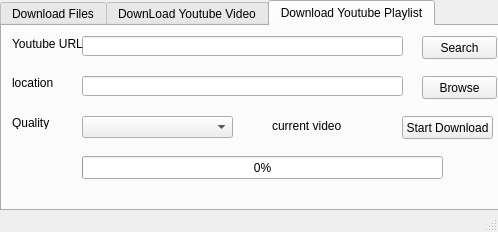
<?xml version="1.0" encoding="UTF-8"?>
<ui version="4.0">
 <class>MainWindow</class>
 <widget class="QMainWindow" name="MainWindow">
  <property name="geometry">
   <rect>
    <x>0</x>
    <y>0</y>
    <width>498</width>
    <height>232</height>
   </rect>
  </property>
  <property name="windowTitle">
   <string>MainWindow</string>
  </property>
  <property name="styleSheet">
   <string notr="true"/>
  </property>
  <widget class="QWidget" name="centralwidget">
   <widget class="QTabWidget" name="tabWidget">
    <property name="geometry">
     <rect>
      <x>0</x>
      <y>0</y>
      <width>501</width>
      <height>211</height>
     </rect>
    </property>
    <property name="styleSheet">
     <string notr="true">QWidget{qlineargradient(spread:repeat, x1:0.495, y1:1, x2:0.49, y2:0, stop:0 rgba(242, 21, 141, 255), stop:1 rgba(255, 255, 255, 255))
}
</string>
    </property>
    <property name="currentIndex">
     <number>2</number>
    </property>
    <widget class="QWidget" name="tab">
     <attribute name="title">
      <string>Download Files</string>
     </attribute>
     <widget class="QProgressBar" name="QProBar">
      <property name="geometry">
       <rect>
        <x>80</x>
        <y>90</y>
        <width>361</width>
        <height>23</height>
       </rect>
      </property>
      <property name="value">
       <number>0</number>
      </property>
     </widget>
     <widget class="QPushButton" name="QBtnStart">
      <property name="geometry">
       <rect>
        <x>150</x>
        <y>120</y>
        <width>121</width>
        <height>31</height>
       </rect>
      </property>
      <property name="text">
       <string>Start Download</string>
      </property>
     </widget>
     <widget class="QLabel" name="label">
      <property name="geometry">
       <rect>
        <x>10</x>
        <y>20</y>
        <width>47</width>
        <height>13</height>
       </rect>
      </property>
      <property name="text">
       <string>URL</string>
      </property>
     </widget>
     <widget class="QPushButton" name="QBtnBrs">
      <property name="geometry">
       <rect>
        <x>414</x>
        <y>60</y>
        <width>81</width>
        <height>31</height>
       </rect>
      </property>
      <property name="text">
       <string>Browse</string>
      </property>
     </widget>
     <widget class="QLabel" name="label_2">
      <property name="geometry">
       <rect>
        <x>10</x>
        <y>60</y>
        <width>47</width>
        <height>13</height>
       </rect>
      </property>
      <property name="text">
       <string>location</string>
      </property>
     </widget>
     <widget class="QLineEdit" name="QTxtUrl">
      <property name="geometry">
       <rect>
        <x>80</x>
        <y>20</y>
        <width>321</width>
        <height>20</height>
       </rect>
      </property>
     </widget>
     <widget class="QLineEdit" name="QTxtLoc">
      <property name="geometry">
       <rect>
        <x>80</x>
        <y>60</y>
        <width>321</width>
        <height>20</height>
       </rect>
      </property>
     </widget>
    </widget>
    <widget class="QWidget" name="tab_2">
     <attribute name="title">
      <string>DownLoad Youtube Video</string>
     </attribute>
     <widget class="QPushButton" name="QBtnStart_2">
      <property name="geometry">
       <rect>
        <x>310</x>
        <y>100</y>
        <width>91</width>
        <height>23</height>
       </rect>
      </property>
      <property name="text">
       <string>Start Download</string>
      </property>
     </widget>
     <widget class="QPushButton" name="QBtnBrs_2">
      <property name="geometry">
       <rect>
        <x>420</x>
        <y>60</y>
        <width>75</width>
        <height>23</height>
       </rect>
      </property>
      <property name="text">
       <string>Browse</string>
      </property>
     </widget>
     <widget class="QLineEdit" name="QTxtUrl_2">
      <property name="geometry">
       <rect>
        <x>80</x>
        <y>20</y>
        <width>321</width>
        <height>20</height>
       </rect>
      </property>
     </widget>
     <widget class="QLabel" name="label_3">
      <property name="geometry">
       <rect>
        <x>10</x>
        <y>20</y>
        <width>71</width>
        <height>16</height>
       </rect>
      </property>
      <property name="text">
       <string>Youtube URL</string>
      </property>
     </widget>
     <widget class="QLabel" name="label_4">
      <property name="geometry">
       <rect>
        <x>10</x>
        <y>60</y>
        <width>47</width>
        <height>13</height>
       </rect>
      </property>
      <property name="text">
       <string>location</string>
      </property>
     </widget>
     <widget class="QLineEdit" name="QTxtLoc_2">
      <property name="geometry">
       <rect>
        <x>80</x>
        <y>60</y>
        <width>321</width>
        <height>20</height>
       </rect>
      </property>
     </widget>
     <widget class="QLabel" name="label_5">
      <property name="geometry">
       <rect>
        <x>10</x>
        <y>100</y>
        <width>47</width>
        <height>13</height>
       </rect>
      </property>
      <property name="text">
       <string>Quality</string>
      </property>
     </widget>
     <widget class="QComboBox" name="comboBox">
      <property name="geometry">
       <rect>
        <x>80</x>
        <y>100</y>
        <width>201</width>
        <height>22</height>
       </rect>
      </property>
     </widget>
     <widget class="QPushButton" name="QBtnBrs_4">
      <property name="geometry">
       <rect>
        <x>420</x>
        <y>20</y>
        <width>75</width>
        <height>23</height>
       </rect>
      </property>
      <property name="text">
       <string>Search</string>
      </property>
     </widget>
     <widget class="QProgressBar" name="QProBar_2">
      <property name="geometry">
       <rect>
        <x>80</x>
        <y>130</y>
        <width>361</width>
        <height>23</height>
       </rect>
      </property>
      <property name="value">
       <number>0</number>
      </property>
     </widget>
    </widget>
    <widget class="QWidget" name="tab_3">
     <attribute name="title">
      <string>Download Youtube Playlist</string>
     </attribute>
     <widget class="QLabel" name="label_6">
      <property name="geometry">
       <rect>
        <x>10</x>
        <y>50</y>
        <width>47</width>
        <height>13</height>
       </rect>
      </property>
      <property name="text">
       <string>location</string>
      </property>
     </widget>
     <widget class="QLabel" name="label_7">
      <property name="geometry">
       <rect>
        <x>10</x>
        <y>90</y>
        <width>47</width>
        <height>13</height>
       </rect>
      </property>
      <property name="text">
       <string>Quality</string>
      </property>
     </widget>
     <widget class="QLineEdit" name="QTxtLoc_3">
      <property name="geometry">
       <rect>
        <x>80</x>
        <y>50</y>
        <width>321</width>
        <height>20</height>
       </rect>
      </property>
     </widget>
     <widget class="QLineEdit" name="QTxtUrl_3">
      <property name="geometry">
       <rect>
        <x>80</x>
        <y>10</y>
        <width>321</width>
        <height>20</height>
       </rect>
      </property>
     </widget>
     <widget class="QLabel" name="label_8">
      <property name="geometry">
       <rect>
        <x>10</x>
        <y>10</y>
        <width>71</width>
        <height>16</height>
       </rect>
      </property>
      <property name="text">
       <string>Youtube URL</string>
      </property>
     </widget>
     <widget class="QComboBox" name="comboBox_2">
      <property name="geometry">
       <rect>
        <x>80</x>
        <y>90</y>
        <width>151</width>
        <height>22</height>
       </rect>
      </property>
     </widget>
     <widget class="QPushButton" name="QBtnStart_3">
      <property name="geometry">
       <rect>
        <x>400</x>
        <y>90</y>
        <width>91</width>
        <height>23</height>
       </rect>
      </property>
      <property name="text">
       <string>Start Download</string>
      </property>
     </widget>
     <widget class="QPushButton" name="QBtnBrs_3">
      <property name="geometry">
       <rect>
        <x>420</x>
        <y>50</y>
        <width>75</width>
        <height>23</height>
       </rect>
      </property>
      <property name="text">
       <string>Browse</string>
      </property>
     </widget>
     <widget class="QLabel" name="label_9">
      <property name="geometry">
       <rect>
        <x>270</x>
        <y>90</y>
        <width>141</width>
        <height>20</height>
       </rect>
      </property>
      <property name="text">
       <string>current video </string>
      </property>
     </widget>
     <widget class="QProgressBar" name="QProBar_3">
      <property name="geometry">
       <rect>
        <x>80</x>
        <y>130</y>
        <width>361</width>
        <height>23</height>
       </rect>
      </property>
      <property name="value">
       <number>0</number>
      </property>
     </widget>
     <widget class="QPushButton" name="QBtnBrs_5">
      <property name="geometry">
       <rect>
        <x>420</x>
        <y>10</y>
        <width>75</width>
        <height>23</height>
       </rect>
      </property>
      <property name="text">
       <string>Search</string>
      </property>
     </widget>
    </widget>
   </widget>
  </widget>
  <widget class="QMenuBar" name="menubar">
   <property name="geometry">
    <rect>
     <x>0</x>
     <y>0</y>
     <width>498</width>
     <height>21</height>
    </rect>
   </property>
  </widget>
  <widget class="QStatusBar" name="statusbar"/>
 </widget>
 <resources/>
 <connections/>
</ui>
